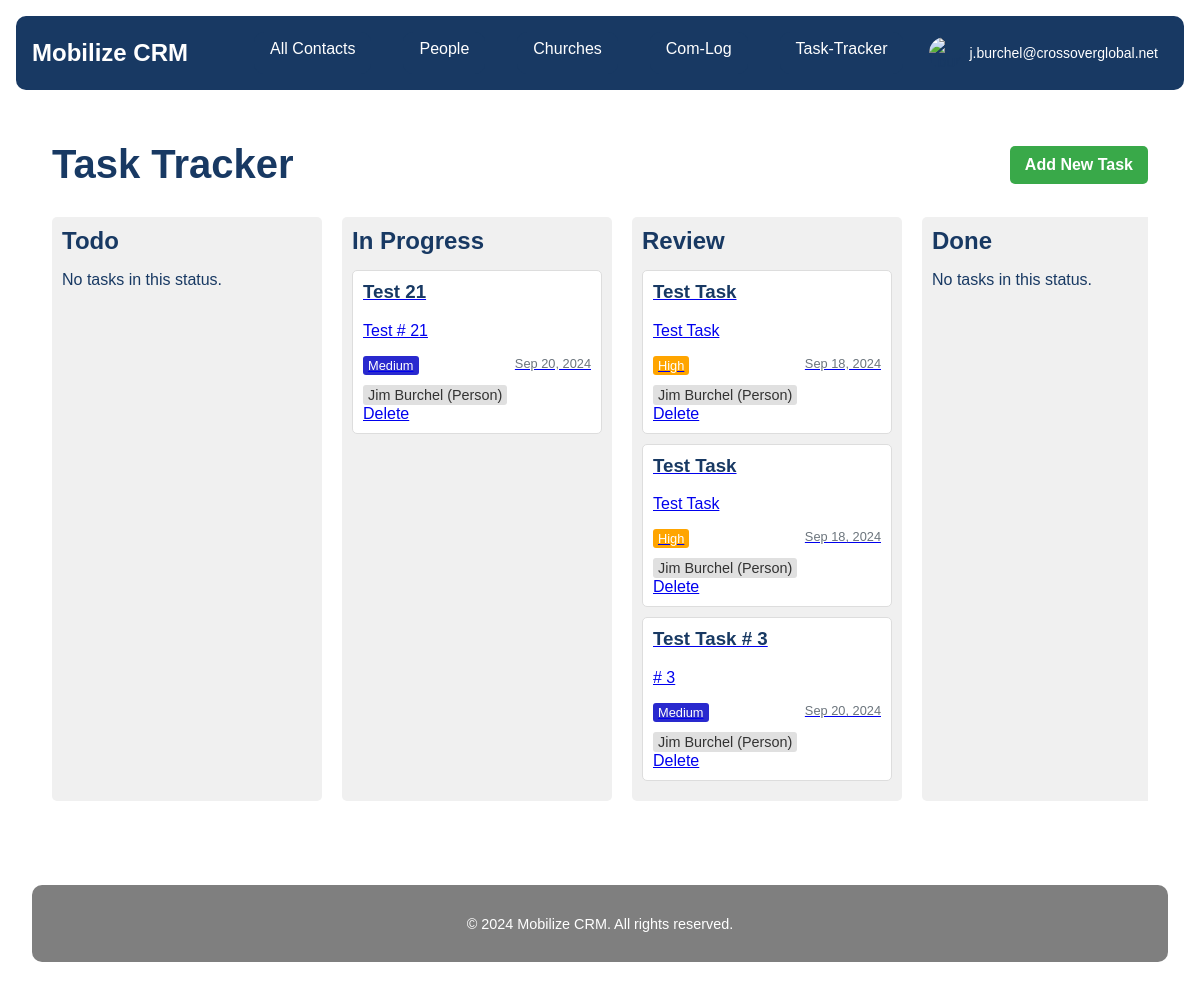
Before: /task-tracker/ (signed in) with the older database file.
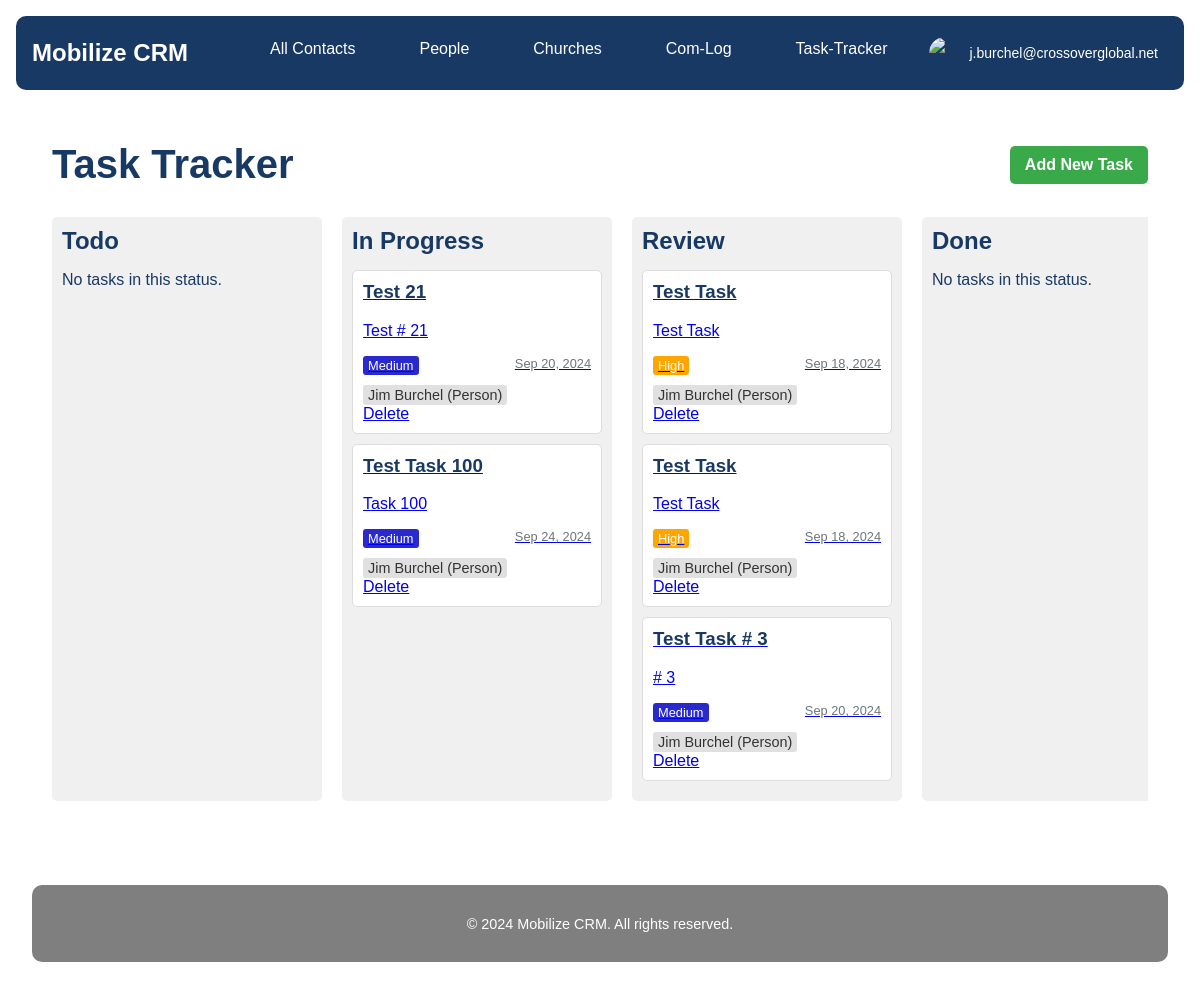
After: the same page with the newer database file.
### task_tracker/models.py (models this page shows, shortened)
class Task(models.Model):
    STATUS_CHOICES = [
        ('todo', 'To Do'),
        ('in progress', 'In Progress'),
        ('review', 'Review'),
        ('done', 'Done'),
    ]
    PRIORITY_CHOICES = [
        ('low', 'Low'),
        ('medium', 'Medium'),
        ('high', 'High'),
        ('urgent', 'Urgent'),
    ]
    REMINDER_CHOICES = [
        ('15_min', '15 minutes before'),
        ('30_min', '30 minutes before'),
        ('1_hour', '1 hour before'),
        ('2_hours', '2 hours before'),
        ('1_day', '1 day before'),
        ('1_week', '1 week before'),
        ('custom', 'Custom'),
    ]
    title = models.CharField(max_length=200)
    description = models.TextField(blank=True)
    status = models.CharField(max_length=20, choices=STATUS_CHOICES, default='todo')
    priority = models.CharField(max_length=20, choices=PRIORITY_CHOICES, default='medium')
    assigned_to = models.ForeignKey(User, on_delete=models.SET_NULL, null=True, blank=True, related_name='assigned_tasks')
    created_by = models.ForeignKey(User, on_delete=models.CASCADE, related_name='created_tasks')
    created_at = models.DateTimeField(auto_now_add=True)
    updated_at = models.DateTimeField(auto_now=True)
    due_date = models.DateTimeField(default=timezone.now, null=True, blank=True)
    contact = models.ForeignKey(Contact, on_delete=models.SET_NULL, null=True, blank=True, related_name='tasks')
    google_calendar_event_id = models.CharField(max_length=255, blank=True, null=True)
    reminder = models.CharField(max_length=20, choices=REMINDER_CHOICES, default='30_min')
    custom_reminder = models.IntegerField(null=True, blank=True, help_text="Custom reminder time in minutes")
    class Meta:
        ordering = ['-created_at']

### contacts/models.py (models this page shows, shortened)
class Contact(models.Model):
    STATE = (
        ('al', 'AL'), ('ak', 'AK'), ('az', 'AZ'), ('ar', 'AR'), ('ca', 'CA'),('co', 'CO'),('ct', 'CT'),('de', 'DE'), ('fl', 'FL'), ('ga', 'GA'),
        ('hi', 'HI'), ('id', 'ID'), ('il', 'IL'), ('in', 'IN'), ('ia', 'IA'), ('ks', 'KS'), ('ky', 'KY'), ('la', 'LA'), ('me', 'ME'),
        ('md', 'MD'), ('ma', 'MA'), ('mi', 'MI'), ('mn', 'MN'), ('ms', 'MS'), ('mo', 'MO'), ('mt', 'MT'), ('ne', 'NE'), ('nv', 'NV'),
        ('nh', 'NH'), ('nj', 'NJ'), ('nm', 'NM'), ('ny', 'NY'), ('nc', 'NC'), ('nd', 'ND'), ('oh', 'OH'), ('ok', 'OK'), ('or', 'OR'),
        ('pa', 'PA'), ('ri', 'RI'), ('sc', 'SC'), ('sd', 'SD'), ('tn', 'TN'), ('tx', 'TX'), ('ut', 'UT'), ('vt', 'VT'), ('va', 'VA'),
        ('wa', 'WA'), ('wv', 'WV'), ('wi', 'WI'), ('wy', 'WY'),('dc', 'DC')
    )
    PREFERRED_CONTACT_METHODS = (
        ('email', 'Email'),('phone', 'Phone'),('text', 'Text'),('Facebook Messanger',
        'Facebook Messanger'),('whatsapp', 'Whatsapp'),('groupme', 'Groupme'),('signal', 'Signal'),('other', 'Other')
    )
    church_name = models.CharField(max_length=100, null=True, blank=True)
    first_name = models.CharField(max_length=100)
    last_name = models.CharField(max_length=100)
    image = models.ImageField(upload_to=get_image_path, null=True, blank=True)
    preferred_contact_method = models.CharField(max_length=100, choices=PREFERRED_CONTACT_METHODS)
    phone = models.CharField(max_length=50)
    email = models.EmailField()
    street_address = models.CharField(max_length=200, null=True, blank=True)
    city = models.CharField(max_length=100, null=True, blank=True)
    state = models.CharField(max_length=2, choices=STATE, null=True, blank=True)
    zip_code = models.CharField(max_length=10, null=True, blank=True)
    initial_notes = models.TextField(null=True, blank=True)
    date_created = models.DateField(auto_now_add=True,null=True, blank=True)
    date_modified = models.DateField(auto_now=True,null=True, blank=True)
    com_log = GenericRelation(ComLog)

### task_tracker/views.py (the view)
# urls.py: path('', views.TaskListView.as_view(), name='task_list'),
@method_decorator(login_required, name='dispatch')
class TaskListView(ListView):
    model = Task
    template_name = 'task_tracker/task_list.html'
    context_object_name = 'tasks'
    def get_context_data(self, **kwargs):
        context = super().get_context_data(**kwargs)
        context['task_statuses'] = {
            'todo': Task.objects.filter(status='todo').order_by('due_date'),
            'in progress': Task.objects.filter(status='in progress').order_by('due_date'),
            'review': Task.objects.filter(status='review').order_by('due_date'),
            'done': Task.objects.filter(status='done').order_by('due_date')
        }
        return context

### task_tracker/templates/task_tracker/task_list.html (shortened to what this page needs)
{% extends 'core/base.html' %}
{% load static %}
{% block extra_css %}
<link rel="stylesheet" href="{% static 'css/task_list.css' %}">
{% endblock %}
{% block content %}
<div class="container task-tracker-container">
    <div class="task-header">
        <h1 id="task-tracker" class="task-title">Task Tracker</h1>
        <a href="{% url 'task_tracker:task_create' %}" class="btn btn-primary">Add New Task</a>
    </div>
    <div class="task-board">
        {% for status, tasks in task_statuses.items %}
        <div class="task-column">
            <h2>{{ status|title }}</h2>
            <div id="{{ status }}" class="task-list">
                {% for task in tasks %}
                <div class="task-card" draggable="true" data-task-id="{{ task.id }}">
                    <a href="{% url 'task_tracker:task_update' task.id %}">
                        <h3>{{ task.title }}</h3>
                        <p>{{ task.description|truncatewords:20 }}</p>
                        <div class="task-meta">
                            <span class="priority {{ task.priority }}">{{ task.get_priority_display }}</span>
                            <span class="due-date">{{ task.due_date|date:"M d, Y" }}</span>
                        </div>
                        {% if task.contact %}
                        <div class="task-contact">
                            {% if task.contact.church %}
                            <a href="{% url 'contacts:church_detail' task.contact.church.id %}" class="contact-link">
                                {{ task.contact.church.church_name }} (Church)
                            </a>
                            {% elif task.contact.people %}
                            <a href="{% url 'contacts:person_detail' task.contact.people.id %}" class="contact-link">
                                {{ task.contact.people.first_name }} {{ task.contact.people.last_name }} (Person)
                            </a>
                            {% else %}
                            <span class="contact-link">{{ task.contact }} (Unknown type)</span>
                            {% endif %}
                        </div>
                        {% endif %}
                    </a>
                    <a href="{% url 'task_tracker:task_delete' task.id %}" class="task-delete-link">Delete</a>
                </div>
                {% empty %}
                <p class="no-tasks-message">No tasks in this status.</p>
                {% endfor %}
            </div>
        </div>
        {% endfor %}
    </div>
</div>
{% endblock %}

Changed rows visible on the page:
added Task: title "Test Task 100", description "Task 100", priority "Medium", due_date "Sep 24, 2024", contact.people.first_name "Jim", contact.people.last_name "Burchel", shown under "In Progress"
